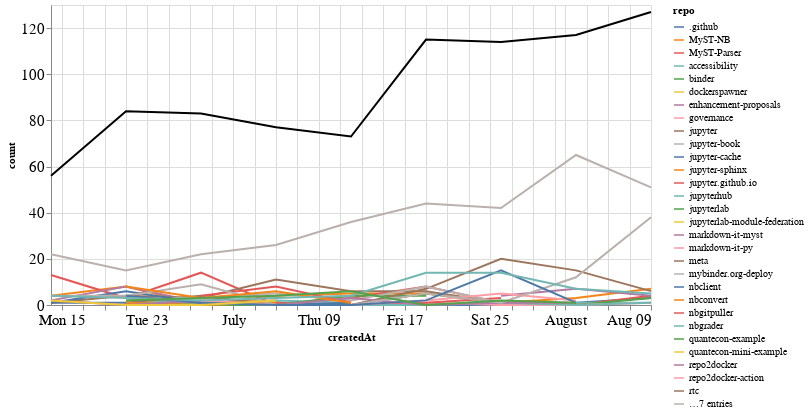

The cell this chart's notebook holds for it:
### Markdown cell above
## Comments

### Code cell
comments_time = comments.groupby('repo').resample('W', on='createdAt').count()['author'].reset_index()
comments_time = comments_time.rename(columns={'author': 'count'})
comments_time_total = comments_time.groupby('createdAt').agg({"count": "sum"}).reset_index()
ch1 = alt.Chart(comments_time, width=600).mark_line().encode(
    x='createdAt',
    y='count',
    color='repo',
    tooltip="repo"
)

ch2 = alt.Chart(comments_time_total, width=600).mark_line(color="black").encode(
    x='createdAt',
    y='count',
)

ch1 + ch2

### Figure 1 — Vega-Lite specification as saved in the notebook (floating-point values rounded to 4 significant figures; data arrays with more than 128 entries replaced by an {"elided": "..."} marker saying what was removed)
{"config": {"axisLeft": {"labelFontSize": 15}, "axisBottom": {"labelFontSize": 15}}, "layer": [{"data": {"name": "data-1a2bba7ffe50ba9921e2153817b98ffa"}, "mark": "line", "encoding": {"color": {"type": "nominal", "field": "repo"}, "tooltip": {"type": "nominal", "field": "repo"}, "x": {"type": "temporal", "field": "createdAt"}, "y": {"type": "quantitative", "field": "count"}}, "width": 600}, {"data": {"name": "data-4bff10f8148566396389f7fc5555fe1f"}, "mark": {"type": "line", "color": "black"}, "encoding": {"x": {"type": "temporal", "field": "createdAt"}, "y": {"type": "quantitative", "field": "count"}}, "width": 600}], "$schema": "https://vega.github.io/schema/vega-lite/v4.8.1.json", "datasets": {"data-1a2bba7ffe50ba9921e2153817b98ffa": {"elided": "179 records"}, "data-4bff10f8148566396389f7fc5555fe1f": [{"createdAt": "2020-06-14T00:00:00", "count": 56}, {"createdAt": "2020-06-21T00:00:00", "count": 84}, {"createdAt": "2020-06-28T00:00:00", "count": 83}, {"createdAt": "2020-07-05T00:00:00", "count": 77}, {"createdAt": "2020-07-12T00:00:00", "count": 73}, {"createdAt": "2020-07-19T00:00:00", "count": 115}, {"createdAt": "2020-07-26T00:00:00", "count": 114}, {"createdAt": "2020-08-02T00:00:00", "count": 117}, {"createdAt": "2020-08-09T00:00:00", "count": 127}]}}
